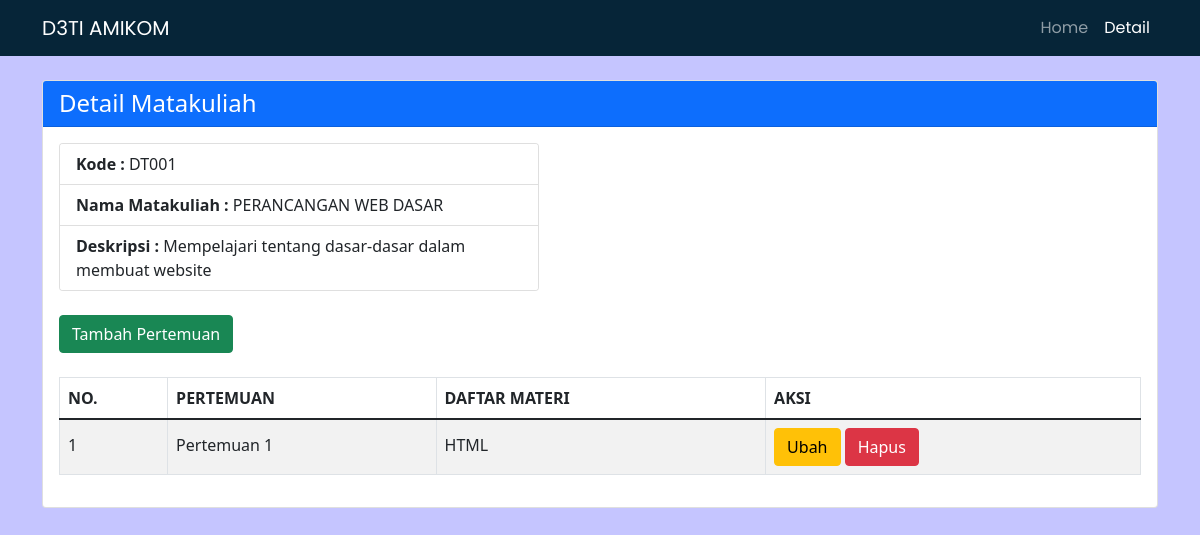
The page /detail.php?id=1 on the database as committed earlier.
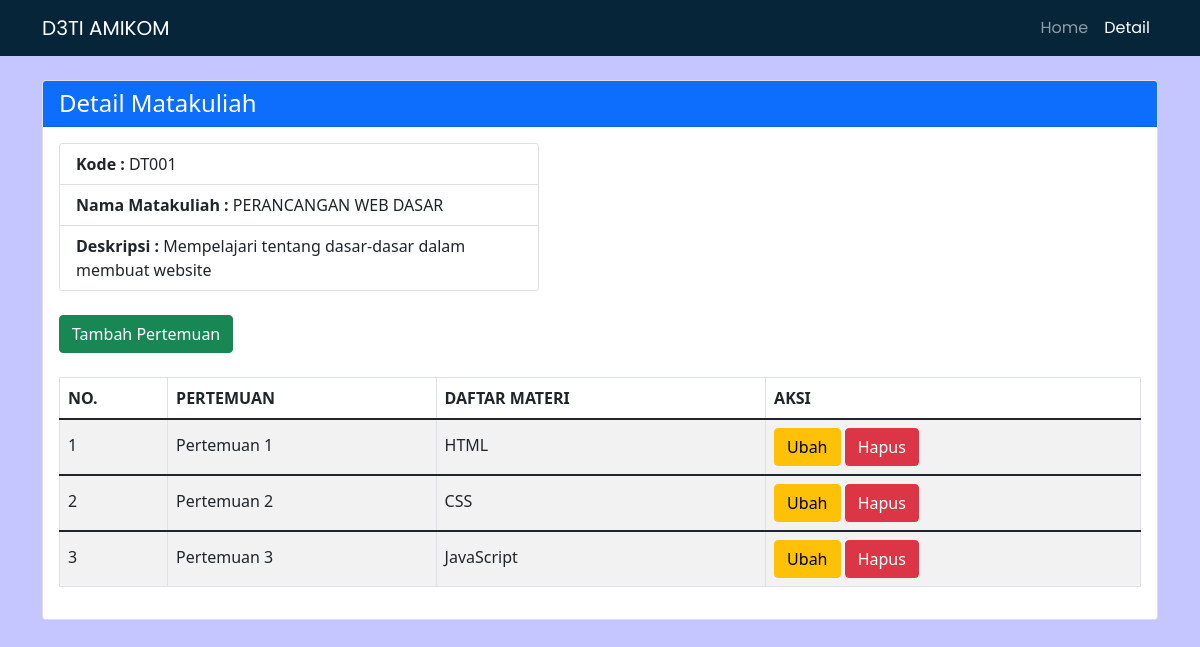
The same page on the database as committed later.
### tables this page shows
CREATE TABLE `matakuliah` (
  `id` int(11) NOT NULL,
  `kode` varchar(5) NOT NULL,
  `nama` varchar(50) NOT NULL,
  `deskripsi` text DEFAULT NULL
);

CREATE TABLE `detail` (
  `id_detail` int(11) NOT NULL,
  `id_matakuliah` int(11) NOT NULL,
  `pertemuan` varchar(255) DEFAULT NULL,
  `materi` text DEFAULT NULL
);

### function.php (called while the page is built, shortened)
<?php
$conn = mysqli_connect("localhost", "root", "", "uts_smt3");
function query($query) {
    global $conn;
    $result = mysqli_query($conn, $query);
    $rows = [];
    while($row = mysqli_fetch_assoc($result)) {
        $rows[] = $row;
    }
    return $rows;
}
?>

### detail.php (the view, shortened to what this page needs)
<?php
require 'function.php';
$id_mk = $_SESSION["id_mk"];
$mk = query("SELECT * FROM matakuliah WHERE id = $id_mk")[0];
$detail = query("SELECT * FROM detail WHERE id_matakuliah = $id_mk");
?>
<!doctype html>
<html lang="en">
  <head>
    <link href="https://cdn.jsdelivr.net/npm/bootstrap@5.1.3/dist/css/bootstrap.min.css" rel="stylesheet">
    <link rel="stylesheet" href="https://cdn.jsdelivr.net/npm/bootstrap-icons@1.7.1/font/bootstrap-icons.css">
  </head>
  <body>
    <nav class="navbar navbar-dark navbar-expand-lg">
        <div class="container">
            <a class="navbar-brand" href="dashboard.php">D3TI AMIKOM</a>
            <div class="collapse navbar-collapse" id="navbarNavAltMarkup">
                <div class="navbar-nav ms-auto">
                    <a class="nav-link" href="dashboard.php">Home</a>
                    <a class="nav-link active" href="detail.php">Detail</a>
                </div>
            </div>
        </div>
    </nav>
    <div class="container">
        <div class="card mt-4">
            <h4 class="card-header bg-primary text-white">Detail Matakuliah</h4>
            <div class="card-body">
                <div class="card" style="width: 30rem;">
                    <ul class="list-group list-group-flush">
                        <li class="list-group-item"><b> Kode : </b><?= $mk["kode"]; ?></li>
                        <li class="list-group-item"><b>Nama Matakuliah : </b><?= $mk["nama"]; ?></li>
                        <li class="list-group-item"><b>Deskripsi : </b><?= $mk["deskripsi"]; ?></li>
                    </ul>
                </div>
                <button class="btn btn-success mt-4" type="button" data-bs-toggle="collapse" data-bs-target="#collapseExample" aria-expanded="false" aria-controls="collapseExample">
                Tambah Pertemuan
                </button>
                <table class="table table-striped table-bordered mt-4">
                    <thead>
                        <tr>
                            <th scope="col">NO.</th>
                            <th scope="col">PERTEMUAN</th>
                            <th scope="col">DAFTAR MATERI</th>
                            <th scope="col">AKSI</th>
                        </tr>
                    </thead>
                    <?php $i=1; ?>
                    <?php foreach($detail as $row_detail) : ?>
                    <tbody class="align-baseline">
                        <tr>
                            <td><?= $i; ?></td>
                            <td><?= $row_detail["pertemuan"]; ?></td>
                            <td><?= $row_detail["materi"]; ?></td>
                            <td>
                                <a href="ubah_pertemuan.php?id=<?= $row_detail['id_detail']; ?>" class="btn btn-warning" role="button">Ubah</a>
                                <a href="detail.php?hal=hapus&id=<?= $row_detail['id_detail']; ?>" class="btn btn-danger"  onclick="confirm('Apakah anda yakin untuk menghapus data ?')" role="button">Hapus</a>
                            </td>
                        </tr>
                    </tbody>
                    <?php $i++; ?>
                    <?php endforeach; ?>
                </table>
            </div>
        </div>
    </div>
  </body>
</html>

### detail.php (style rules this page uses)
html { font-family: 'Poppins', sans-serif; }
body { background-color: rgb(197, 197, 255); }
.navbar { background-color: #062538; font-family: 'Poppins', sans-serif; }

Rows that differ between the two databases and show on the page:
added detail: pertemuan "Pertemuan 2", materi "CSS"
added detail: pertemuan "Pertemuan 3", materi "JavaScript"
